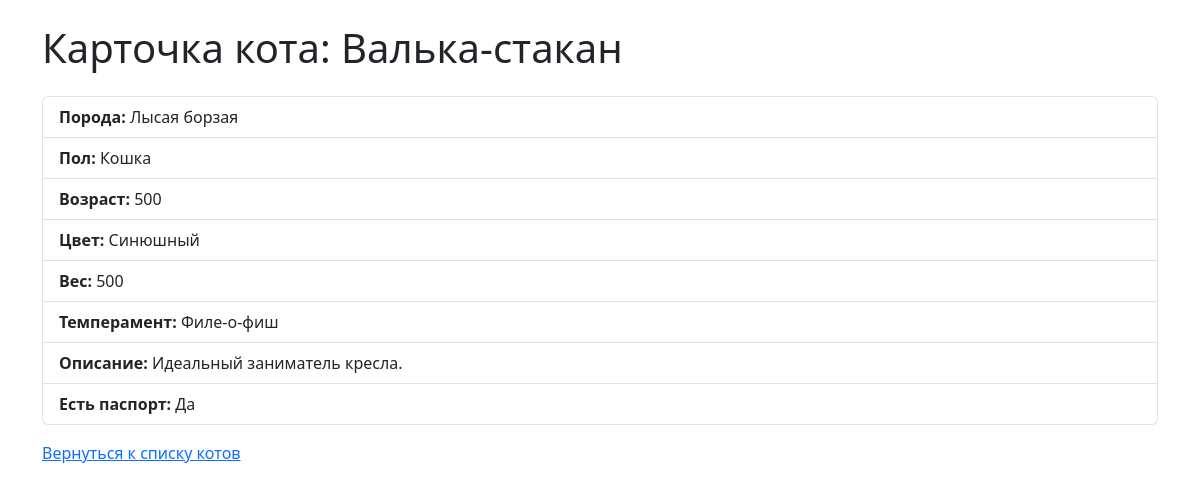
Screenshot of /cat/2 with the database file from the repository.
### models.py (models this page shows)
class Base(Model):
    class Meta:
        database = db

class Cat(Base):
    name = CharField()
    breed = ForeignKeyField(Breed)
    gender = ForeignKeyField(Gender)
    age = DecimalField()
    color = CharField()
    weight = DecimalField()
    temper = CharField()
    description = CharField(null=True)
    has_passport = BooleanField(default=False)

class Breed(Base):
    name = CharField()

class Gender(Base):
    name = CharField(unique=True)

### app.py (the view)
@app.route('/cat/<int:cat_id>', methods=['GET'])
def cat_detail(cat_id):
    cat = Cat.get(Cat.id == cat_id)
    return render_template('cat_detail.html', cat=cat)

### templates/cat_detail.html (shortened to what this page needs)
<!DOCTYPE html>
<html lang="ru">
<head>
    <link href="https://cdn.jsdelivr.net/npm/bootstrap@5.3.0/dist/css/bootstrap.min.css" rel="stylesheet" />
</head>
<body>
    <div class="container mt-4">
    <h1 class="mb-4">Карточка кота: {{ cat.name }}</h1>
    <ul class="list-group">
      <li class="list-group-item"><strong>Порода:</strong> {{ cat.breed.name }}</li>
      <li class="list-group-item"><strong>Пол:</strong> {{ cat.gender.name }}</li>
      <li class="list-group-item"><strong>Возраст:</strong> {{ cat.age }}</li>
      <li class="list-group-item"><strong>Цвет:</strong> {{ cat.color }}</li>
      <li class="list-group-item"><strong>Вес:</strong> {{ cat.weight }}</li>
      <li class="list-group-item"><strong>Темперамент:</strong> {{ cat.temper }}</li>
      <li class="list-group-item"><strong>Описание:</strong> {{ cat.description if cat.description else "Нет описания" }}</li>
      <li class="list-group-item"><strong>Есть паспорт:</strong> {{ "Да" if cat.has_passport else "Нет" }}</li>
    </ul>
    <p class="mt-3"><a href="{{ url_for('index') }}">Вернуться к списку котов</a></p>
  </div>
</body>
</html>

### rows the page displays
Cat: name "Валька-стакан", age "500", color "Синюшный", weight "500", temper "Филе-о-фиш", description "Идеальный заниматель кресла.", has_passport "Да"
Breed: breed.name "Лысая борзая"
Gender: gender.name "Кошка"
